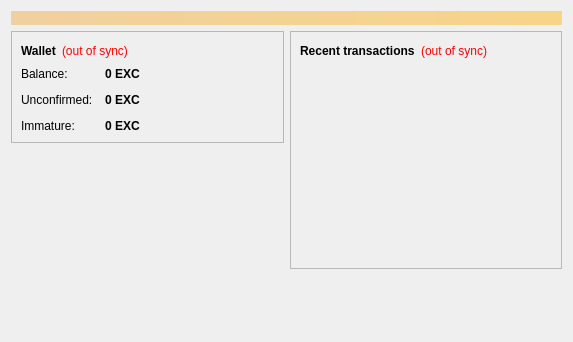
<?xml version="1.0" encoding="UTF-8"?>
<ui version="4.0">
 <class>OverviewPage</class>
 <widget class="QWidget" name="OverviewPage">
  <property name="geometry">
   <rect>
    <x>0</x>
    <y>0</y>
    <width>573</width>
    <height>342</height>
   </rect>
  </property>
  <property name="windowTitle">
   <string>Form</string>
  </property>
  <layout class="QVBoxLayout" name="topLayout">
   <item>
    <widget class="QLabel" name="labelAlerts">
     <property name="visible">
      <bool>false</bool>
     </property>
     <property name="styleSheet">
      <string notr="true">background-color: qlineargradient(x1: 0, y1: 0, x2: 1, y2: 0, stop:0 #F0D0A0, stop:1 #F8D488); color:#000000;</string>
     </property>
     <property name="wordWrap">
      <bool>true</bool>
     </property>
     <property name="margin">
      <number>3</number>
     </property>
    </widget>
   </item>
   <item>
    <layout class="QHBoxLayout" name="horizontalLayout" stretch="1,1">
     <item>
      <layout class="QVBoxLayout" name="verticalLayout_2">
       <item>
        <widget class="QFrame" name="frame">
         <property name="frameShape">
          <enum>QFrame::StyledPanel</enum>
         </property>
         <property name="frameShadow">
          <enum>QFrame::Raised</enum>
         </property>
         <layout class="QVBoxLayout" name="verticalLayout_4">
          <item>
           <layout class="QHBoxLayout" name="horizontalLayout_4">
            <item>
             <widget class="QLabel" name="label_5">
              <property name="font">
               <font>
                <weight>75</weight>
                <bold>true</bold>
               </font>
              </property>
              <property name="text">
               <string>Wallet</string>
              </property>
             </widget>
            </item>
            <item>
             <widget class="QLabel" name="labelWalletStatus">
              <property name="toolTip">
               <string>The displayed information may be out of date. Your wallet automatically synchronizes with the EXchangeCoin network after a connection is established, but this process has not completed yet.</string>
              </property>
              <property name="styleSheet">
               <string notr="true">QLabel { color: red; }</string>
              </property>
              <property name="text">
               <string notr="true">(out of sync)</string>
              </property>
              <property name="alignment">
               <set>Qt::AlignLeading|Qt::AlignLeft|Qt::AlignVCenter</set>
              </property>
             </widget>
            </item>
            <item>
             <spacer name="horizontalSpacer_2">
              <property name="orientation">
               <enum>Qt::Horizontal</enum>
              </property>
              <property name="sizeHint" stdset="0">
               <size>
                <width>40</width>
                <height>20</height>
               </size>
              </property>
             </spacer>
            </item>
           </layout>
          </item>
          <item>
           <layout class="QFormLayout" name="formLayout_2">
            <property name="fieldGrowthPolicy">
             <enum>QFormLayout::AllNonFixedFieldsGrow</enum>
            </property>
            <property name="horizontalSpacing">
             <number>12</number>
            </property>
            <property name="verticalSpacing">
             <number>12</number>
            </property>
            <item row="0" column="0">
             <widget class="QLabel" name="label">
              <property name="text">
               <string>Balance:</string>
              </property>
             </widget>
            </item>
            <item row="0" column="1">
             <widget class="QLabel" name="labelBalance">
              <property name="font">
               <font>
                <weight>75</weight>
                <bold>true</bold>
               </font>
              </property>
              <property name="cursor">
               <cursorShape>IBeamCursor</cursorShape>
              </property>
              <property name="toolTip">
               <string>Your current balance</string>
              </property>
              <property name="text">
               <string notr="true">0 EXC</string>
              </property>
              <property name="textInteractionFlags">
               <set>Qt::LinksAccessibleByMouse|Qt::TextSelectableByKeyboard|Qt::TextSelectableByMouse</set>
              </property>
             </widget>
            </item>
            <item row="1" column="0">
             <widget class="QLabel" name="label_3">
              <property name="text">
               <string>Unconfirmed:</string>
              </property>
             </widget>
            </item>
            <item row="1" column="1">
             <widget class="QLabel" name="labelUnconfirmed">
              <property name="font">
               <font>
                <weight>75</weight>
                <bold>true</bold>
               </font>
              </property>
              <property name="cursor">
               <cursorShape>IBeamCursor</cursorShape>
              </property>
              <property name="toolTip">
               <string>Total of transactions that have yet to be confirmed, and do not yet count toward the current balance</string>
              </property>
              <property name="text">
               <string notr="true">0 EXC</string>
              </property>
              <property name="textInteractionFlags">
               <set>Qt::LinksAccessibleByMouse|Qt::TextSelectableByKeyboard|Qt::TextSelectableByMouse</set>
              </property>
             </widget>
            </item>
            <item row="2" column="0">
             <widget class="QLabel" name="labelImmatureText">
              <property name="text">
               <string>Immature:</string>
              </property>
             </widget>
            </item>
            <item row="2" column="1">
             <widget class="QLabel" name="labelImmature">
              <property name="font">
               <font>
                <weight>75</weight>
                <bold>true</bold>
               </font>
              </property>
              <property name="toolTip">
               <string>Mined balance that has not yet matured</string>
              </property>
              <property name="text">
               <string notr="true">0 EXC</string>
              </property>
              <property name="textInteractionFlags">
               <set>Qt::LinksAccessibleByMouse|Qt::TextSelectableByKeyboard|Qt::TextSelectableByMouse</set>
              </property>
             </widget>
            </item>
           </layout>
          </item>
         </layout>
        </widget>
       </item>
       <item>
        <spacer name="verticalSpacer">
         <property name="orientation">
          <enum>Qt::Vertical</enum>
         </property>
         <property name="sizeHint" stdset="0">
          <size>
           <width>20</width>
           <height>40</height>
          </size>
         </property>
        </spacer>
       </item>
        <item>
         <widget class="QLabel" name="label_wallet_bgcoin">
          <property name="text">
           <string/>
          </property>
          <property name="pixmap">
           <pixmap resource="../bitcoin.qrc">:/images/wallet_bgcoin</pixmap>
          </property>
          <property name="scaledContents">
           <bool>false</bool>
          </property>
          <property name="alignment">
           <set>Qt::AlignCenter</set>
          </property>
          <property name="margin">
           <number>-2</number>
          </property>
         </widget>
        </item>
        <item>
         <widget class="QLabel" name="label_6">
          <property name="text">
           <string/>
          </property>
         </widget>
        </item>
      </layout>
     </item>
     <item>
      <layout class="QVBoxLayout" name="verticalLayout_3">
       <item>
        <widget class="QFrame" name="frame_2">
         <property name="frameShape">
          <enum>QFrame::StyledPanel</enum>
         </property>
         <property name="frameShadow">
          <enum>QFrame::Raised</enum>
         </property>
         <layout class="QVBoxLayout" name="verticalLayout">
          <item>
           <layout class="QHBoxLayout" name="horizontalLayout_2">
            <item>
             <widget class="QLabel" name="label_4">
              <property name="text">
               <string>&lt;b&gt;Recent transactions&lt;/b&gt;</string>
              </property>
             </widget>
            </item>
            <item>
             <widget class="QLabel" name="labelTransactionsStatus">
              <property name="toolTip">
               <string>The displayed information may be out of date. Your wallet automatically synchronizes with the EXchangeCoin network after a connection is established, but this process has not completed yet.</string>
              </property>
              <property name="styleSheet">
               <string notr="true">QLabel { color: red; }</string>
              </property>
              <property name="text">
               <string notr="true">(out of sync)</string>
              </property>
              <property name="alignment">
               <set>Qt::AlignRight|Qt::AlignTrailing|Qt::AlignVCenter</set>
              </property>
             </widget>
            </item>
            <item>
             <spacer name="horizontalSpacer">
              <property name="orientation">
               <enum>Qt::Horizontal</enum>
              </property>
              <property name="sizeHint" stdset="0">
               <size>
                <width>40</width>
                <height>20</height>
               </size>
              </property>
             </spacer>
            </item>
           </layout>
          </item>
          <item>
           <widget class="QListView" name="listTransactions">
            <property name="styleSheet">
             <string notr="true">QListView { background: transparent; }</string>
            </property>
            <property name="frameShape">
             <enum>QFrame::NoFrame</enum>
            </property>
            <property name="verticalScrollBarPolicy">
             <enum>Qt::ScrollBarAlwaysOff</enum>
            </property>
            <property name="horizontalScrollBarPolicy">
             <enum>Qt::ScrollBarAlwaysOff</enum>
            </property>
            <property name="selectionMode">
             <enum>QAbstractItemView::NoSelection</enum>
            </property>
           </widget>
          </item>
         </layout>
        </widget>
       </item>
       <item>
        <spacer name="verticalSpacer_2">
         <property name="orientation">
          <enum>Qt::Vertical</enum>
         </property>
         <property name="sizeHint" stdset="0">
          <size>
           <width>20</width>
           <height>40</height>
          </size>
         </property>
        </spacer>
       </item>
      </layout>
     </item>
    </layout>
   </item>
  </layout>
 </widget>
 <resources/>
 <connections/>
</ui>
